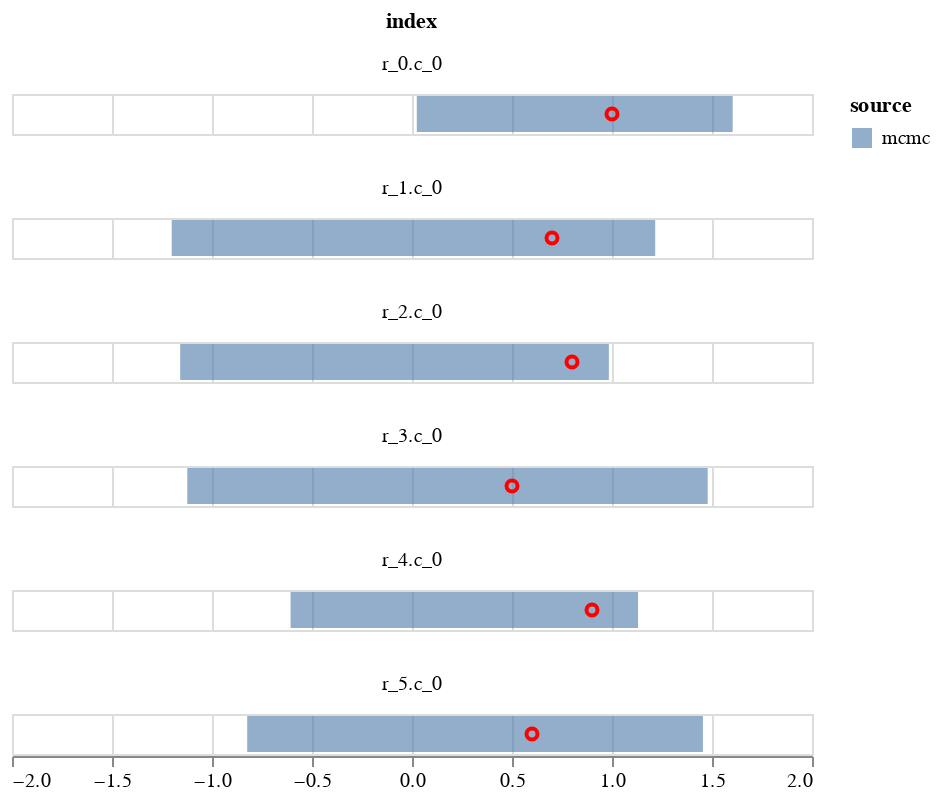

Notebook code for this chart:
### Markdown cell above
## chart overlaying quantiles with real data

### Code cell
param = 'beta'
df = get_post_df(ps[param])
df_quant = df.groupby(['row', 'col'])[['value']].quantile(0.025).reset_index()
df_quant.rename({'value':'q1'}, axis=1, inplace=True)
df_quant2 = df.groupby(['row', 'col'])[['value']].quantile(0.975).reset_index()
df_quant2.rename({'value':'q2'}, axis=1, inplace=True)

df = df_quant.merge(df_quant2, on=['row', 'col'])

# simple quantile chart
df['source'] = 'mcmc'
df['index'] = 'r_' + df.row.astype(str)+'.c_'+df.col.astype(str)
df = df.loc[:,['index', 'q1', 'q2']]
df['source'] = 'mcmc'
dd = pd.DataFrame(exp_data.raw_data['beta'], columns=['data'])
dd['col'] = 0
dd['row'] = np.arange(6)
dd['index'] = 'r_' + dd.row.astype(str)+'.c_'+dd.col.astype(str)
dd = dd.loc[:,['index', 'data']]
plot_data = df.merge(dd, on=['index'])

c1 = alt.Chart(plot_data).mark_bar(opacity=0.6).encode(
    alt.X('q1', title=None,  scale=alt.Scale(domain=[-2,2])),
    alt.X2('q2', title=None),
    alt.Color('source'),    
)
    

c2 = alt.Chart(plot_data).mark_point(opacity=1, color='red').encode(
        alt.X('data', title=None),
)
(c1+c2).facet(
       'index',
    columns=1
    )

### Figure 1 — Vega-Lite specification as saved in the notebook (floating-point values rounded to 4 significant figures)
{"config": {"view": {"continuousWidth": 400, "continuousHeight": 300}}, "data": {"name": "data-62585dd5c6a0536aa8e83501f115470f"}, "facet": {"type": "nominal", "field": "index"}, "spec": {"layer": [{"mark": {"type": "bar", "opacity": 0.6}, "encoding": {"color": {"type": "nominal", "field": "source"}, "x": {"type": "quantitative", "field": "q1", "scale": {"domain": [-2, 2]}, "title": null}, "x2": {"field": "q2", "title": null}}}, {"mark": {"type": "point", "color": "red", "opacity": 1}, "encoding": {"x": {"type": "quantitative", "field": "data", "title": null}}}]}, "columns": 1, "$schema": "https://vega.github.io/schema/vega-lite/v4.8.1.json", "datasets": {"data-62585dd5c6a0536aa8e83501f115470f": [{"index": "r_0.c_0", "q1": 0.02407, "q2": 1.604, "source": "mcmc", "data": 1.0}, {"index": "r_1.c_0", "q1": -1.202, "q2": 1.216, "source": "mcmc", "data": 0.7}, {"index": "r_2.c_0", "q1": -1.159, "q2": 0.9843, "source": "mcmc", "data": 0.8}, {"index": "r_3.c_0", "q1": -1.124, "q2": 1.479, "source": "mcmc", "data": 0.5}, {"index": "r_4.c_0", "q1": -0.607, "q2": 1.13, "source": "mcmc", "data": 0.9}, {"index": "r_5.c_0", "q1": -0.8239, "q2": 1.455, "source": "mcmc", "data": 0.6}]}}
